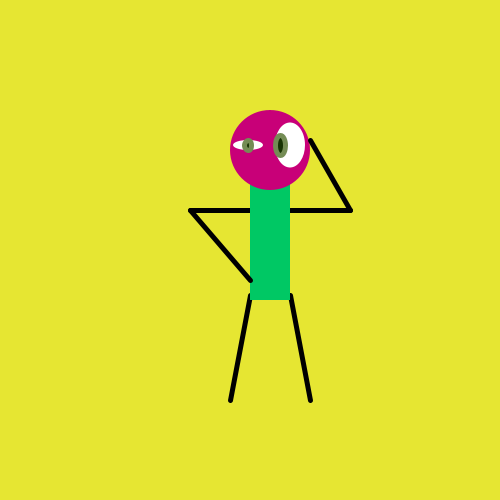
Frame 1 (no input)
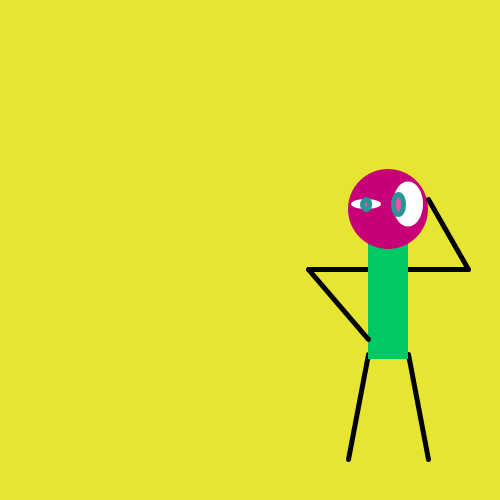
Frame 60 (the mouse pressed at the canvas centre just before this capture)
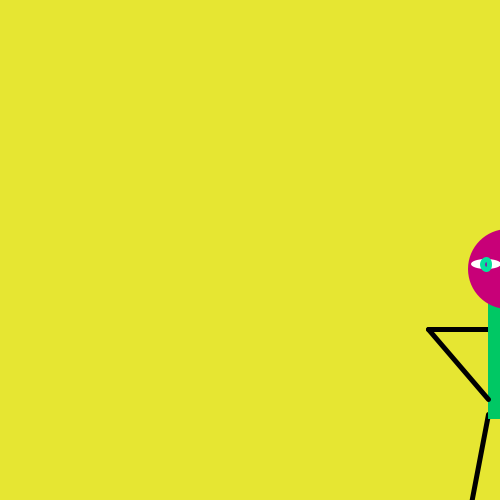
Frame 120 (the mouse held since frame 60 and released just before this capture)

The Processing sketch that drew these frames (run headless with seeded random() and noise(); from frame 60 on, the mouse is pressed at the canvas centre):

// Processing sketch: processing_67737
// ── processing_67737.pde

int x = 0;
int y = 0;

void setup () {

  size (500, 500);
  background (230, 230, 50);

  strokeWeight (5);
  line (230,400, 250, 295);
  line (310, 400, 290, 295);

  line (290, 210, 350, 210);
  line (190, 210, 250, 210);

  noStroke ();
  fill (0, 200, 100);
  rect (250, 150, 40, 150);

  fill (200, 0, 120);
  ellipse (270, 150, 80, 80);

  fill (255, 255, 255);
  ellipse (248, 145, 30, 10);

  ellipse (290, 145, 30, 45);

  fill (0);
  ellipse (280, 145, 10, 20);
  ellipse (248, 145, 7, 10);

 stroke (0); 
  strokeWeight (5);

  line (310, 140, 350, 210);
  line (190, 210, 250, 280); 
  
  frameRate(20);
}
void draw (){
   stroke (random(0,255),random(0,255), random(0,255));
  fill (random(0,255),random(0,255), random(0,255));
  ellipse (280, 145, 10, 20);
  ellipse (248, 145, 7, 10);
  
   background (230, 230, 50);
   
stroke (0);
  strokeWeight (5);
  line (x+230,y+400, x+250, y+295);
  line (x+310, y+400, x+290, y+295);

  line (x+290, y+210, x+350, y+210);
  line (x+190, y+210, x+250, y+210);

  noStroke ();
  fill (0, 200, 100);
  rect (x+250, y+150, 40, 150);

  fill (200, 0, 120);
  ellipse (x+270, y+150, 80, 80);

  fill (255, 255, 255);
  ellipse (x+248, y+145, 30, 10);

  ellipse (x+290, y+145, 30, 45);

stroke (random(0,255),random(0,255), random(0,255));
  fill (random(0,255),random(0,255), random(0,255));
  ellipse (x+280, y+145, 10, 20);
  ellipse (x+248, y+145, 7, 10);

 stroke (0); 
 fill (0);
  strokeWeight (5);

  line (x+310, y+140, x+350, y+210);
  line (x+190, y+210, x+250, y+280); 
  
  x = x + 2;
  y = y + 1;
  
}

void mousePressed () {
  background (200, 0, 120);
    size (500, 500);
  
  strokeWeight (5);
  line (270, 400, 250, 295);
  line (340, 400, 290, 295);

  line (290, 210, 350, 210);
  line (190, 210, 250, 210);

  noStroke ();
  fill (0, 200, 100);
  rect (250, 150, 40, 150);

  fill (120, 0, 200);
  ellipse (270, 150, 80, 80);

  fill (255, 255, 255);
  ellipse (248, 145, 30, 10);

  ellipse (290, 145, 30, 45);

  fill (0);
  ellipse (280, 145, 10, 20);
  ellipse (248, 145, 7, 10);

  stroke (0);
  strokeWeight (5);

  line (330, 140, 350, 210);
  line (190, 210, 210, 280);
}

void keyPressed () {

    background (230, 230, 50);
      size (500, 500);
      
  strokeWeight (5);
  line (230, 400, 250, 295);
  line (310, 400, 290, 295);

  line (290, 210, 350, 210);
  line (190, 210, 250, 210);

  noStroke ();
  fill (0, 200, 100);
  rect (250, 150, 40, 150);

  fill (200, 0, 120);
  ellipse (270, 150, 80, 80);

  fill (255, 255, 255);
  ellipse (248, 145, 30, 10);

  ellipse (290, 145, 30, 45);


  stroke (0);
  strokeWeight (5);

  line (310, 140, 350, 210);
  line (190, 210, 250, 280);
}
